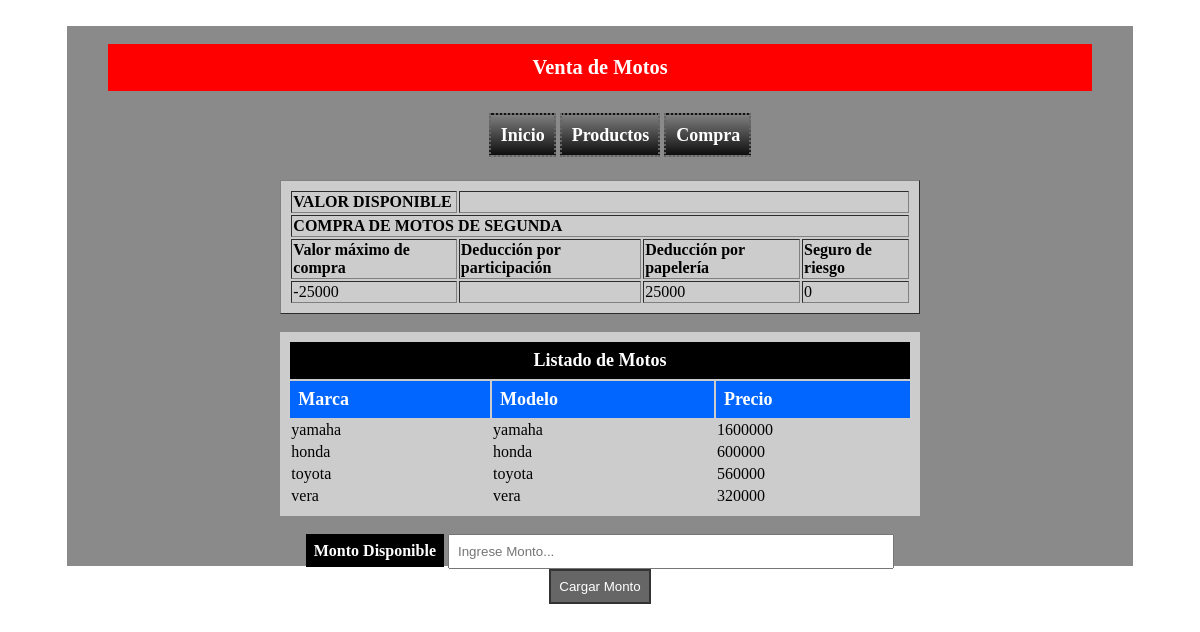
Screenshot of /compras.php with the database file from the repository.
### tables this page shows
CREATE TABLE IF NOT EXISTS `motoventas` (
  `id` int(11) NOT NULL AUTO_INCREMENT,
  `idmoto` varchar(8) NOT NULL,
  `marca` varchar(100) NOT NULL,
  `modelo` varchar(100) NOT NULL,
  `precio` varchar(8) DEFAULT NULL,
  PRIMARY KEY (`id`)
);

### compras.php (the view, shortened to what this page needs)
<!DOCTYPE html PUBLIC "-//W3C//DTD XHTML 1.0 Transitional//EN" "http://www.w3.org/TR/xhtml1/DTD/xhtml1-transitional.dtd">
<html xmlns="http://www.w3.org/1999/xhtml">
<head>
<link href="esquema.css" rel="stylesheet" />
</head>
<body>
<br />
<center>
<div class="vitral">
<br />
<div class="titulo">Venta de Motos</div>
<br />
<?php require_once 'lista.php'; ?>
<br />
<table class="productos" border="1">
<tr>
<td><b>VALOR DISPONIBLE</b></td>
<td colspan="3">
</td>
</tr>
<tr>
<td colspan="4"><b>COMPRA DE MOTOS DE SEGUNDA</b></td>
</tr>
<tr>
<td><b>Valor m&aacute;ximo de compra</b></td>
<td><b>Deducci&oacute;n por participaci&oacute;n</b></td>
<td><b>Deducci&oacute;n por papeler&iacute;a</b></td>
<td><b>Seguro de riesgo</b></td>
</tr>
<?php
$valordisp = $_POST['montodisp'];
$papeleria = 25000;
$seguro = ($valordisp * 5)/100;
$adisponer = $valordisp - ($disponible + $papeleria + $seguro);
?>
<tr>
<td><?php echo $adisponer; ?></td>
<td><?php echo $disponible; ?></td>
<td><?php echo $papeleria; ?></td>
<td><?php echo $seguro; ?></td>
</tr>
</table>
<br />
<table class="productos" border="0">
<tr>
<td colspan="3" class="celdastlx"><center>Listado de Motos</center></td>
</tr>
<tr>
<td class="celdast">Marca</td>
<td class="celdast">Modelo</td>
<td class="celdast">Precio</td>
</tr>
<?php
require_once 'conexiondb.php';
    $sentenciaXX = "SELECT * FROM motoventas";
    $dataX = mysqli_query($data_conexion,$sentenciaXX);
	while($REST = mysqli_fetch_array($dataX)){
?>
<tr>
<td class="celdas"><?php echo $REST['marca']; ?></td>
<td class="celdas"><?php echo $REST['modelo']; ?></td>
<td class="celdas"><?php echo $REST['precio']; ?></td>
</tr>
<?php
	}
?>
</table>
<br />
<form action="" method="post">
<label class="labelt" style="background:#000; color:#FFF; padding:8px;">Monto Disponible</label>
<input id="modelo" type="text" name="montodisp" style="width:40%;" placeholder="Ingrese Monto..." />
<br />
<input id="submit" type="submit" name="enviarmonto" value="Cargar Monto" />
</form>
</div>
</center>
<br />
</body>
</html>

### lista.php
<ul class="navega">
  <li><a href="index.php" style="text-decoration:none;">Inicio</a></li>
  <li><a href="productos.php" style="text-decoration:none;">Productos</a></li>
  <li><a href="compras.php" style="text-decoration:none;">Compra</a></li>
</ul>

### esquema.css (style rules this page uses)
body { background:url(JLM7MD7QBNFWJBXDW2X4VFT3EM.jpg) no-repeat; background-size:cover; }
.vitral { width:90%; height:45vw; background:rgba(0,0,0,0.46); }
.titulo { background:rgba(255,0,0,1) center center; color:#FFF; font-weight:650; font-size:1.7vw; width:90%; padding:12px; }
ul.navega li { display: inline; padding-right: 0.5em; }
li { background: #7d7e7d; background: -moz-linear-gradient(top, #7d7e7d 0%, #0e0e0e 100%); background: -webkit-linear-gradient(top, #7d7e7d 0%,#0e0e0e 100%); background: linear-gradient(to bottom, #7d7e7d 0%,#0e0e0e 100%); filter: progid:DXImageTransform.Microsoft.gradient( startColorstr='#7d7e7d', endColorstr='#0e0e0e',GradientType=0 ); color:#FFFFFF; border:#666 dotted 2px; padding:10px; font-size:1.5vw; font-weight:650; }
ul li > a { color:#FFFFFF; }
input[type="text"] { padding:8px; width:90%; }
.labelt { font-weight:650; background:rgba(0,0,0,1); color:#FFF; padding:8px; width:20%; }
input[type="reset"], #submit { background:#666; border:#333 solid 2px; padding:8px; color:#FFF; }
.productos { background:rgba(204,204,204,1); color:#000; padding:8px; width:60%; }
.celdast { background:rgba(0,102,255,1); color:#FFF; padding:8px; font-weight:620; font-size:1.5vw; }
.celdastlx { background:rgba(0,0,0,1); color:#FFF; padding:8px; font-weight:620; font-size:1.5vw; }

### rows the page displays
motoventas: marca "yamaha", modelo "yamaha", precio "1600000"
motoventas: marca "honda", modelo "honda", precio "600000"
motoventas: marca "toyota", modelo "toyota", precio "560000"
motoventas: marca "vera", modelo "vera", precio "320000"

### other values shown
$adisponer "-25000"
$papeleria "25000"
$seguro "0"
